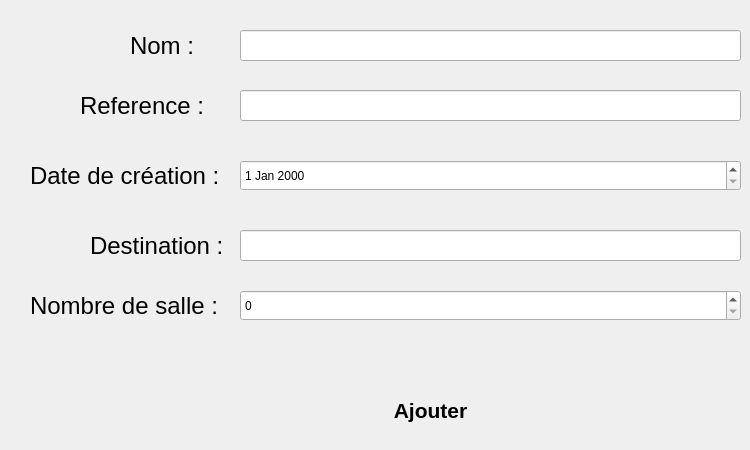
     <widget class="QWidget" name="tab_3">
      <attribute name="title">
       <string>Ajout</string>
      </attribute>
      <widget class="QLabel" name="label">
       <property name="geometry">
        <rect>
         <x>80</x>
         <y>90</y>
         <width>131</width>
         <height>31</height>
        </rect>
       </property>
       <property name="font">
        <font>
         <pointsize>18</pointsize>
        </font>
       </property>
       <property name="styleSheet">
        <string notr="true"/>
       </property>
       <property name="text">
        <string>Reference :</string>
       </property>
      </widget>
      <widget class="QLineEdit" name="lineEdit_nom_ajout">
       <property name="geometry">
        <rect>
         <x>240</x>
         <y>30</y>
         <width>501</width>
         <height>31</height>
        </rect>
       </property>
       <property name="styleSheet">
        <string notr="true">border-image: white</string>
       </property>
       <property name="maxLength">
        <number>20</number>
       </property>
       <property name="frame">
        <bool>true</bool>
       </property>
       <property name="echoMode">
        <enum>QLineEdit::Normal</enum>
       </property>
      </widget>
      <widget class="QLabel" name="label_2">
       <property name="geometry">
        <rect>
         <x>130</x>
         <y>30</y>
         <width>71</width>
         <height>31</height>
        </rect>
       </property>
       <property name="font">
        <font>
         <pointsize>18</pointsize>
        </font>
       </property>
       <property name="styleSheet">
        <string notr="true"/>
       </property>
       <property name="text">
        <string>Nom :</string>
       </property>
      </widget>
      <widget class="QLineEdit" name="lineEdit_reference_ajout">
       <property name="geometry">
        <rect>
         <x>240</x>
         <y>90</y>
         <width>501</width>
         <height>31</height>
        </rect>
       </property>
       <property name="styleSheet">
        <string notr="true">border-image: white</string>
       </property>
       <property name="maxLength">
        <number>8</number>
       </property>
      </widget>
      <widget class="QLabel" name="label_3">
       <property name="geometry">
        <rect>
         <x>30</x>
         <y>160</y>
         <width>201</width>
         <height>31</height>
        </rect>
       </property>
       <property name="font">
        <font>
         <pointsize>18</pointsize>
        </font>
       </property>
       <property name="styleSheet">
        <string notr="true"/>
       </property>
       <property name="text">
        <string>Date de création :</string>
       </property>
      </widget>
      <widget class="QLabel" name="label_4">
       <property name="geometry">
        <rect>
         <x>90</x>
         <y>230</y>
         <width>131</width>
         <height>31</height>
        </rect>
       </property>
       <property name="font">
        <font>
         <pointsize>18</pointsize>
        </font>
       </property>
       <property name="styleSheet">
        <string notr="true"/>
       </property>
       <property name="text">
        <string>Destination :</string>
       </property>
      </widget>
      <widget class="QLineEdit" name="lineEdit_destination_ajout">
       <property name="geometry">
        <rect>
         <x>240</x>
         <y>230</y>
         <width>501</width>
         <height>31</height>
        </rect>
       </property>
       <property name="styleSheet">
        <string notr="true">border-image: white</string>
       </property>
       <property name="maxLength">
        <number>20</number>
       </property>
      </widget>
      <widget class="QLabel" name="label_5">
       <property name="geometry">
        <rect>
         <x>30</x>
         <y>290</y>
         <width>191</width>
         <height>31</height>
        </rect>
       </property>
       <property name="font">
        <font>
         <pointsize>18</pointsize>
        </font>
       </property>
       <property name="styleSheet">
        <string notr="true"/>
       </property>
       <property name="text">
        <string>Nombre de salle :</string>
       </property>
      </widget>
      <widget class="QPushButton" name="pushButton_ajouter">
       <property name="geometry">
        <rect>
         <x>320</x>
         <y>380</y>
         <width>221</width>
         <height>61</height>
        </rect>
       </property>
       <property name="font">
        <font>
         <pointsize>16</pointsize>
         <weight>75</weight>
         <bold>true</bold>
        </font>
       </property>
       <property name="styleSheet">
        <string notr="true">border-image: url(:/new/prefix2/orange.png);
border-radius:25px;
</string>
       </property>
       <property name="text">
        <string>Ajouter</string>
       </property>
      </widget>
      <widget class="QDateEdit" name="dateEdit">
       <property name="geometry">
        <rect>
         <x>240</x>
         <y>160</y>
         <width>501</width>
         <height>31</height>
        </rect>
       </property>
       <property name="styleSheet">
        <string notr="true">border-image: white</string>
       </property>
      </widget>
      <widget class="QSpinBox" name="spinBox">
       <property name="geometry">
        <rect>
         <x>240</x>
         <y>290</y>
         <width>501</width>
         <height>31</height>
        </rect>
       </property>
       <property name="styleSheet">
        <string notr="true">border-image: white</string>
       </property>
       <property name="maximum">
        <number>200</number>
       </property>
      </widget>
     </widget>
